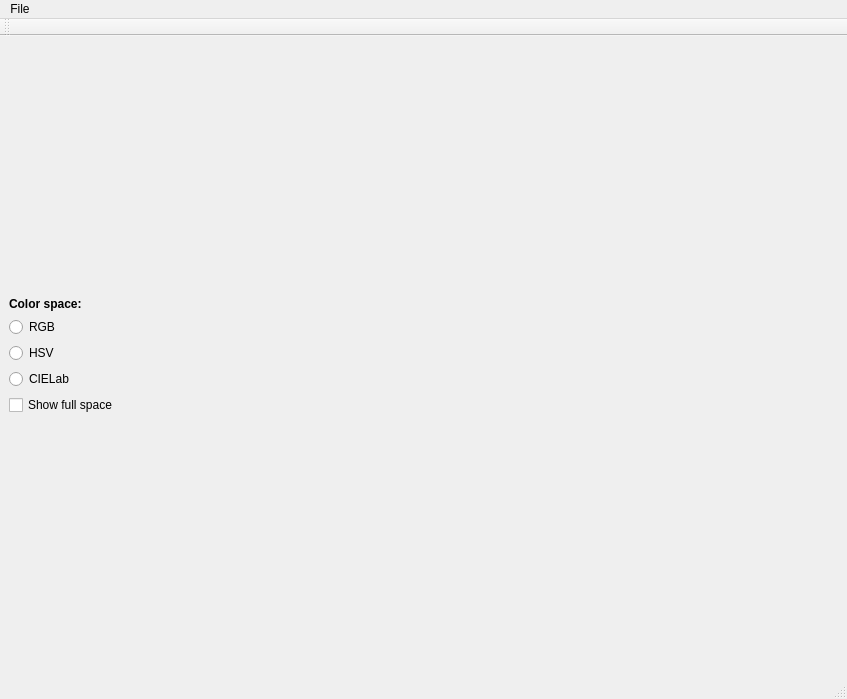
<?xml version="1.0" encoding="UTF-8"?>
<ui version="4.0">
 <class>MainWindow</class>
 <widget class="QMainWindow" name="MainWindow">
  <property name="geometry">
   <rect>
    <x>0</x>
    <y>0</y>
    <width>847</width>
    <height>699</height>
   </rect>
  </property>
  <property name="windowTitle">
   <string>Color spaces</string>
  </property>
  <widget class="QWidget" name="centralwidget">
   <layout class="QGridLayout" name="gridLayout_2" columnstretch="1,5">
    <item row="0" column="0">
     <layout class="QGridLayout" name="gridLayout" rowstretch="0" columnstretch="1">
      <item row="0" column="0">
       <layout class="QVBoxLayout" name="verticalLayout" stretch="1,1,1,1,0">
        <item>
         <widget class="QLabel" name="label">
          <property name="sizePolicy">
           <sizepolicy hsizetype="Preferred" vsizetype="Fixed">
            <horstretch>0</horstretch>
            <verstretch>0</verstretch>
           </sizepolicy>
          </property>
          <property name="font">
           <font>
            <weight>75</weight>
            <bold>true</bold>
           </font>
          </property>
          <property name="text">
           <string>Color space:</string>
          </property>
         </widget>
        </item>
        <item>
         <widget class="QRadioButton" name="radRGB">
          <property name="text">
           <string>RGB</string>
          </property>
         </widget>
        </item>
        <item>
         <widget class="QRadioButton" name="radHSV">
          <property name="text">
           <string>HSV</string>
          </property>
         </widget>
        </item>
        <item>
         <widget class="QRadioButton" name="radCIELab">
          <property name="text">
           <string>CIELab</string>
          </property>
         </widget>
        </item>
        <item>
         <widget class="QCheckBox" name="chkShowFullSpace">
          <property name="text">
           <string>Show full space</string>
          </property>
         </widget>
        </item>
       </layout>
      </item>
     </layout>
    </item>
    <item row="0" column="1">
     <layout class="QVBoxLayout" name="verticalLayout_2">
      <item>
       <widget class="QVTKWidget" name="qvtkWidgetImage"/>
      </item>
      <item>
       <widget class="QVTKWidget" name="qvtkWidgetColorSpace"/>
      </item>
     </layout>
    </item>
   </layout>
  </widget>
  <widget class="QMenuBar" name="menubar">
   <property name="geometry">
    <rect>
     <x>0</x>
     <y>0</y>
     <width>847</width>
     <height>28</height>
    </rect>
   </property>
   <widget class="QMenu" name="menuFile">
    <property name="title">
     <string>File</string>
    </property>
    <addaction name="actionOpen"/>
   </widget>
   <addaction name="menuFile"/>
  </widget>
  <widget class="QStatusBar" name="statusbar"/>
  <widget class="QToolBar" name="toolBar">
   <property name="windowTitle">
    <string>toolBar</string>
   </property>
   <attribute name="toolBarArea">
    <enum>TopToolBarArea</enum>
   </attribute>
   <attribute name="toolBarBreak">
    <bool>false</bool>
   </attribute>
  </widget>
  <action name="actionOpenImage">
   <property name="text">
    <string>Open Image</string>
   </property>
  </action>
  <action name="actionOpen_Grayscale_Image">
   <property name="text">
    <string>Open As Grayscale Image</string>
   </property>
  </action>
  <action name="actionOpen_RGBDI_Image">
   <property name="text">
    <string>Open As RGBDI Image</string>
   </property>
  </action>
  <action name="actionSaveSegmentation">
   <property name="text">
    <string>Save Segmentation</string>
   </property>
  </action>
  <action name="actionFlipImage">
   <property name="text">
    <string>Flip Image</string>
   </property>
  </action>
  <action name="actionExit">
   <property name="text">
    <string>Exit</string>
   </property>
  </action>
  <action name="actionOpen">
   <property name="text">
    <string>Open Image</string>
   </property>
  </action>
 </widget>
 <customwidgets>
  <customwidget>
   <class>QVTKWidget</class>
   <extends>QWidget</extends>
   <header>QVTKWidget.h</header>
  </customwidget>
 </customwidgets>
 <resources/>
 <connections/>
</ui>
